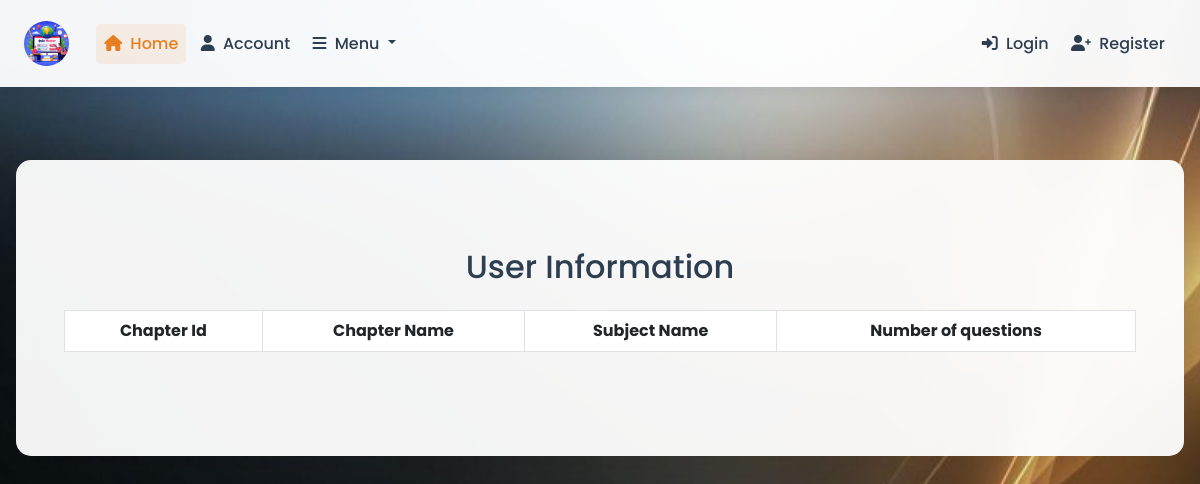
The app's page /subjects/chapters, older data.
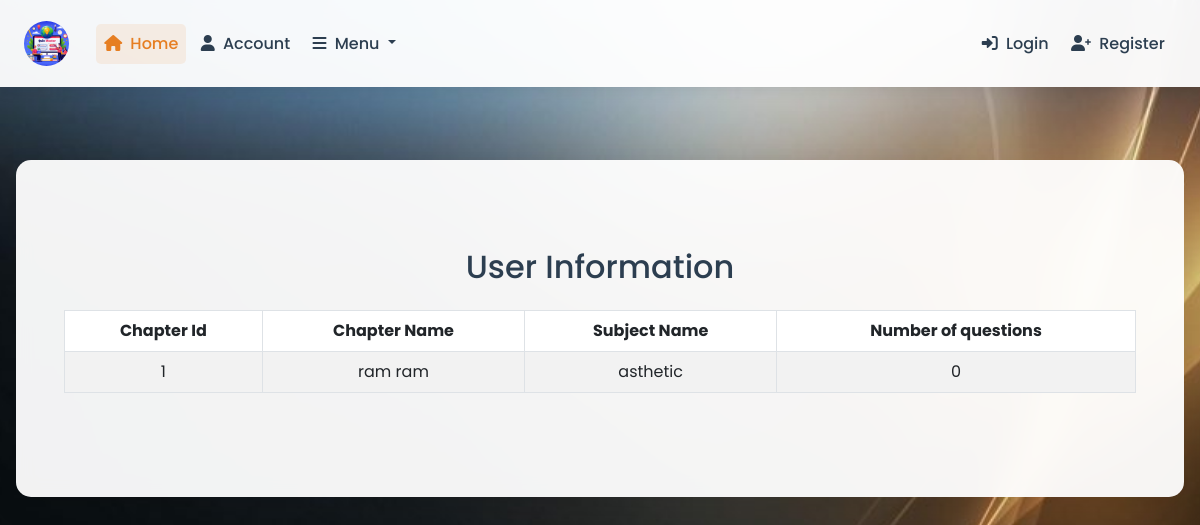
The same page, newer data.
### App/models.py (models this page shows, shortened)
class Chapters(db.Model):
    id = db.Column(db.Integer, primary_key=True)
    name = db.Column(db.String(20), nullable=False)
    no_of_questions = db.Column(db.Integer, nullable=False, default=0)
    subject_id = db.Column(db.Integer, db.ForeignKey('subjects.id'), nullable=False)
    questions = db.relationship('Questions', backref='chapter', lazy=True)

class Subjects(db.Model):
    id = db.Column(db.Integer, primary_key=True)
    name = db.Column(db.String(20), nullable=False)
    no_of_chapters = db.Column(db.Integer, nullable=False, default=0)
    no_of_questions = db.Column(db.Integer, nullable=False, default=0)
    chapters = db.relationship('Chapters', backref='subject', lazy=True)
    questions = db.relationship('Questions', backref='subject', lazy=True)

### App/routes.py (the view)
@app.route('/subjects/chapters',methods = ['GET','POST'])
def chapter_list():
    chapters = Chapters.query.all()
    return render_template('chapter_list.html',title = 'Chapters', chapters = chapters)

### App/templates/chapter_list.html
{% extends "layout.html" %}
{% block content %}
<div class="container my-4">
    <h2 class="text-center mb-4">User Information</h2>
    <table class="table table-bordered table-striped table-hover text-center">
        <thead class="thead-dark">
            <tr>
                <th>Chapter Id</th>
                <th>Chapter Name</th>
                <th>Subject Name</th>
                <th>Number of questions</th>
            </tr>
        </thead>
        <tbody>
            {% for chap in chapters %}
            <tr>
                <td>{{ chap.id }}</td>
                <td>{{ chap.name }}</td>
                <td>{{ chap.subject.name }}</td>
                <td>{{ chap.no_of_questions }}</td>
            </tr>
            {% endfor %}
        </tbody>
    </table>
</div>
{% endblock content %}

Row changes from the older to the newer data that the page shows:
added Chapters: id "1", name "ram ram", subject.name "asthetic", no_of_questions "0"
